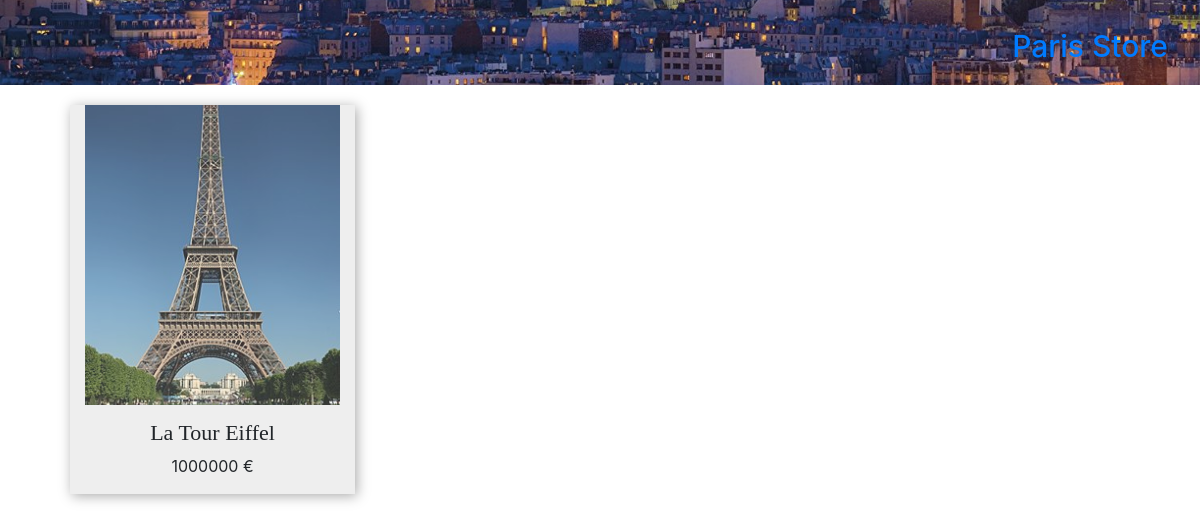
Before: / with the older database file.
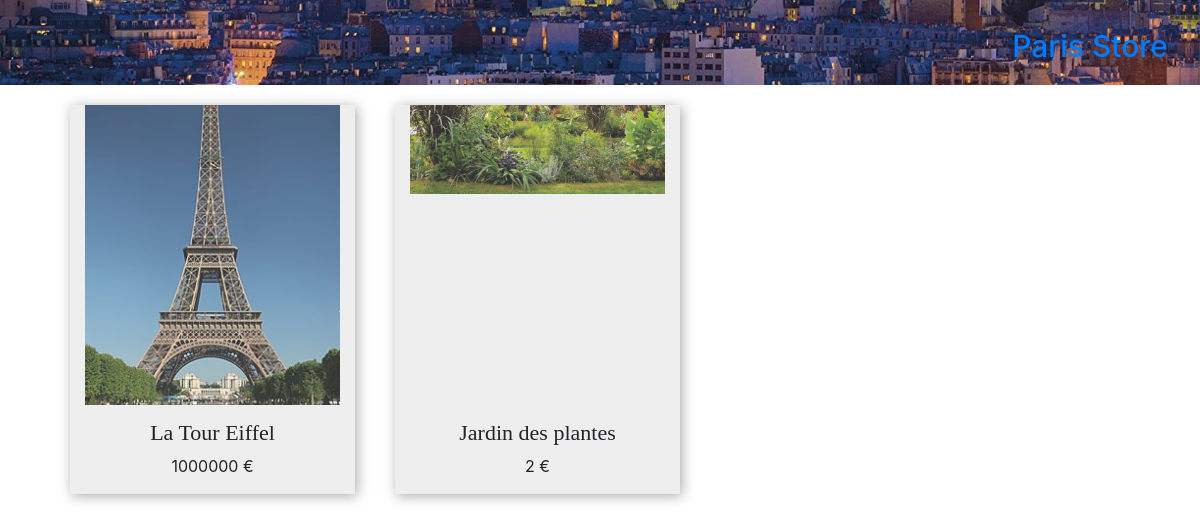
After: the same page with the newer database file.
### tables this page shows
CREATE TABLE IF NOT EXISTS `shop` (
  `id` int(11) NOT NULL,
  `name` varchar(255) NOT NULL,
  `type` varchar(255) NOT NULL,
  `description` text NOT NULL,
  `img` varchar(255) NOT NULL,
  `optionName` varchar(255) NOT NULL,
  `optionPrix` double NOT NULL,
  `prix` double NOT NULL
);

### Controller/productController.php (called while the page is built, shortened)
<?php
class productController{
	private $productManager;
	public function __construct($db1){
        include('./Model/ProductManager.class.php');
        $this->productManager = new ProductManager($db1);
    }
	public function index(){
        $page = 'index';
		$product= $this->productManager->findAll();
        require('./View/layout.php');
    }
}
?>

### index.php (called while the page is built, shortened)
<?php
	require_once('Model/Connection.class.php');
	$pdoBuilder = new Connection();
	$db = $pdoBuilder->getConnection();
	if (( isset($_GET['ctrl']) && !empty($_GET['ctrl']) ) &&
		( isset($_GET['action']) && !empty($_GET['action']) )
	){
		$ctrl = $_GET['ctrl'];
		$action = $_GET['action'];
	}else{
		$action = 'index';
	}
	$controller = new $ctrl($db);
	$controller->$action();
?>

### Model/Connection.class.php (called while the page is built, shortened)
<?php
class Connection {
	private $db;
    public function __construct() {
        $this->host = 'localhost';
        $this->dbname = 'monumentstore';
        $this->username = 'root';
        $this->password = 'mysql';
		try{
        	$this->db = new PDO('mysql:host=' . $this->host . ';dbname=' . $this->dbname . ';charset=utf8', $this->username, $this->password);
		}catch(PDOException $e){
			echo $e->getMessage();
		}
	}
	public function getConnection() {
		return $this->db;
	}
}
?>

### Model/ProductManager.class.php (called while the page is built, shortened)
<?php
require_once('Connection.class.php');
class ProductManager {
	private $db;
	public function __construct($db1) {
		$db1 = new Connection();
		$this->db = $db1->getConnection();
	}
	public function findAll() {
 		$usersQuery = $this->db->prepare("SELECT * FROM shop ");
 		$usersQuery->execute();
 		$result =$usersQuery->fetchAll();
 		return $result;
	}
}
?>

### View/index.php (the view, shortened to what this page needs)
<div class=" container">
<div class= "row">
	<?php foreach($product as $product){ ?>
		<div class="col-md-3 bloc-cartel">
			<div class="bloc_img">
				<img src="Assets/images/<?php echo $product['img']?>" alt="batiment" class="img_batiment">
			</div>
			<h2><?php echo $product['name']?> </h2>
			<p><?php echo $product['prix']?> €</p>
		</div>
	<?php } ?>
</div></div>

### View/layout.php (shortened to what this page needs)
<!DOCTYPE html>
<html lang="fr">
    <head>
		<link rel="stylesheet" href="https://maxcdn.bootstrapcdn.com/bootstrap/4.0.0-alpha.6/css/bootstrap.min.css">
		<link rel="stylesheet" href="Assets/css/css.css">
    </head>
    <body class="container-fluid">
		<header id="navigation">
			<nav class="navbar navbar-toggleable-sm navbar-inverse row ">
				<button class="navbar-toggler navbar-toggler-right" type="button" data-toggle="collapse" data-target="#navbarColor01" aria-controls="navbarColor01" aria-expanded="false" aria-label="Toggle navigation">
					<span class="navbar-toggler-icon"></span>
				</button>
				<a class="navbar-brand" href="index.php?ctrl=product&action=index" ><h1>Paris Store</h1></a>
			</nav>
		</header>
		<div id="content">
			<?php
			if(isset($page)){
				require("./View/".$page.".php");
			}
			?>
		</div>

### Assets/css/css.css (style rules this page uses)
#navigation nav { background-image: url("../images/background.jpg"); background-repeat : no-repeat; background-size: 100% auto; background-position: bottom; height:100%; }
@media (min-width: 768px) { h1 { font-size: 30px; margin-top: 15px; } }
.bloc-cartel { background-color: #eee; box-shadow: 2px 2px 12px #aaa; margin-top: 20px; text-align: center; margin-left: 40px; }
.bloc-cartel h2 { font-size: 22px; margin-top: 15px; font-family: serif; text-decoration:none; }
a:-webkit-any-link { text-decoration:none; }
.bloc-cartel .bloc_img { height: 300px; overflow:hidden; }
.bloc-cartel .img_batiment { font-size: 22px; margin-top: 5px; font-family: serif; opacity:0.8; width: 100%; margin: -100px 0; }

Changed rows visible on the page:
added shop: img (picture), name "Jardin des plantes", prix "2"
